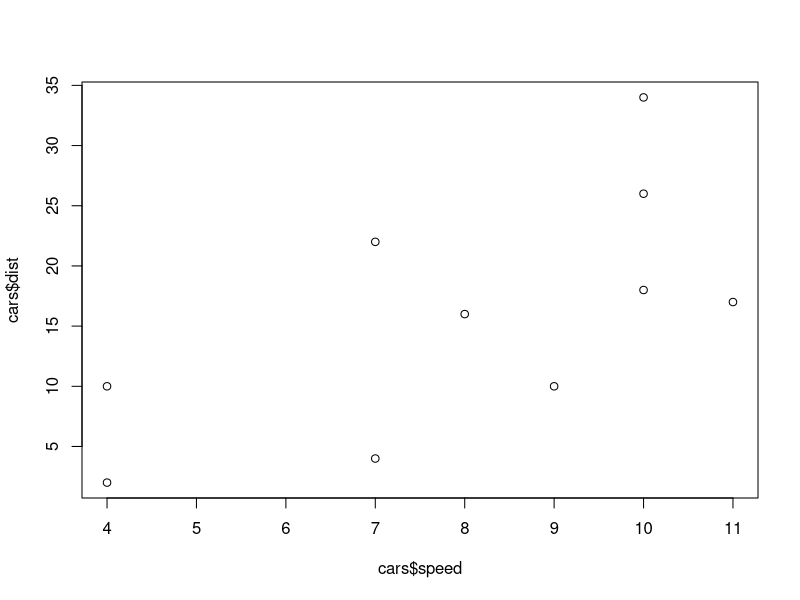

Write the R code that produced this figure.
## ---- chunk 1
knitr::opts_chunk$set(echo = TRUE)
## ---- chunk 2
summary(cars)

cars = cars[1:10,]
## ---- chunk 3
plot(cars$speed, cars$dist)
